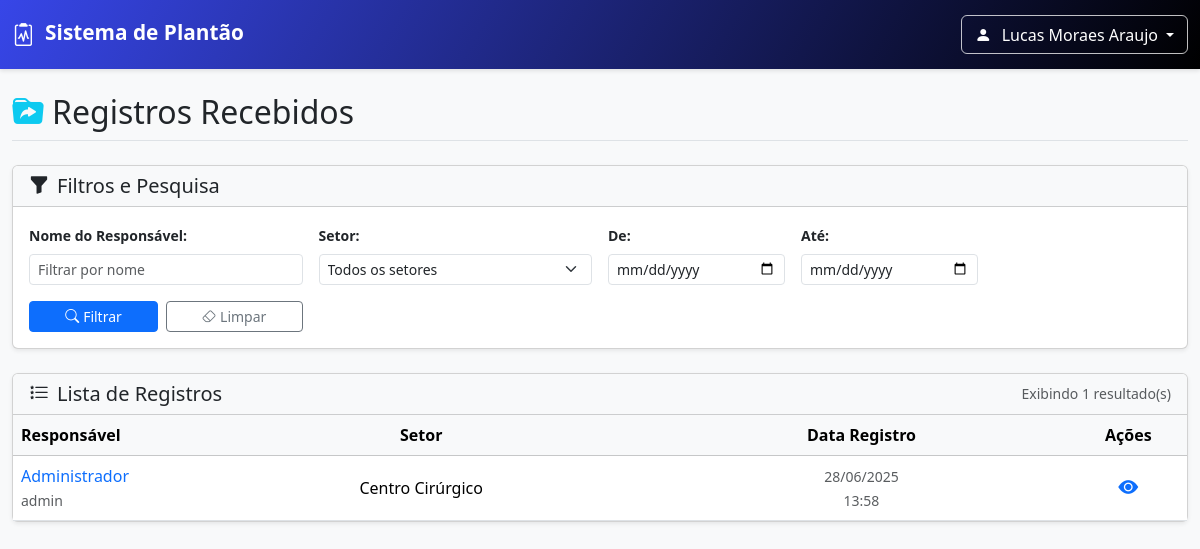
The app's page /forms (signed in) with its own data.
### db.py (models this page shows, shortened)
class User(db.Model, UserMixin):
    __tablename__ = 'users'
    id = db.Column(db.Integer, primary_key=True)
    name = db.Column(db.String(100), nullable=False)
    username = db.Column(db.String(50), unique=True, nullable=False)
    password = db.Column(db.String(200), nullable=False)
    profile = db.Column(db.String(200), nullable=False)
    email = db.Column(db.String(120), unique=True, nullable=False)
    is_active = db.Column(db.Boolean, default=True, nullable=False)
    creation_date = db.Column(db.DateTime, nullable=False, default=datetime.utcnow)
    last_login = db.Column(db.DateTime, nullable=True)
    forms = db.relationship('Form', back_populates='worker', lazy='dynamic')

class Form(db.Model):
    __tablename__ = 'forms'
    id = db.Column(db.Integer, primary_key=True)
    worker_id = db.Column(db.Integer, db.ForeignKey('users.id'), nullable=False)
    sector = db.Column(db.String(100), nullable=False)
    date_registry = db.Column(db.DateTime, nullable=False)
    observation = db.Column(db.Text, nullable=False)
    worker = db.relationship('User', back_populates='forms')

### routes/form.py (the view, shortened to what this page needs)
@form_bp.route("/forms")
@login_required
def forms():
    if "VER_RELATORIOS" not in current_user.profile and "ADMIN" not in current_user.profile:
        flash("Acesso negado! Você não tem permissão para visualizar os relatórios.", "danger")
        return redirect(url_for("main.panel"))
    data_inicio_str = request.args.get('data_inicio', '').strip()
    data_fim_str = request.args.get('data_fim', '').strip()
    tipo_data = request.args.get('tipo_data', 'registro').strip()
    filtro_setor = request.args.get('sector_filtro', '').strip()
    filtro_nome = request.args.get('name', '').strip().lower()
    query = select(Form).order_by(Form.date_registry.desc())
    if filtro_nome:
        query = query.join(User)
    if filtro_setor:
        query = query.where(Form.sector == filtro_setor)
    if filtro_nome:
        query = query.where(
            func.lower(User.name).like(func.lower(f"%{filtro_nome}%"))
        )
    all_forms = db.session.execute(query).scalars().all()
    return render_template(
        "form/forms.html",
        forms=all_forms,
        data_inicio_atual=data_inicio_str,
        data_fim_atual=data_fim_str,
        tipo_data_atual=tipo_data
    )

### routes/util.py (called while the page is built, shortened)
def format_date_filter(value, target_tz_str='Etc/GMT+3', format_str='%d/%m/%Y'):
    if value is None:
        return "N/A"
    if isinstance(value, date) and not isinstance(value, datetime):
        return value.strftime(format_str)
    dt_object = None
    if isinstance(value, datetime):
        dt_object = value
    if not isinstance(dt_object, datetime):
        return value
    dt_object_utc = dt_object.replace(tzinfo=timezone.utc) if dt_object.tzinfo is None else dt_object.astimezone(timezone.utc)
    try:
        target_tz = ZoneInfo(target_tz_str)
        local_dt = dt_object_utc.astimezone(target_tz)
        return local_dt.strftime(format_str)
    except Exception as e:
        print(f"AVISO: Erro na conversão de fuso ou formatação: {e}. Formatando como UTC.")
        return dt_object_utc.strftime(format_str)

### templates/form/forms.html (shortened to what this page needs)
{% extends "navbar.html" %}
{% block content %}
<div class="container-fluid py-4">
    <div class="d-flex justify-content-between align-items-center mb-4 pb-2 border-bottom">
        <h1 class="h2 mb-0"><i class="bi bi-folder-symlink-fill me-2 text-info"></i>Registros Recebidos</h1>
    </div>
    <div class="card shadow-sm mb-4">
        <div class="card-header bg-light">
            <h5 class="mb-0"><i class="bi bi-funnel-fill me-2"></i>Filtros e Pesquisa</h5>
        </div>
        <div class="card-body">
            <form method="GET" action="{{ url_for('form.forms') }}">
                <div class="row g-3 align-items-end">
                    <div class="col-md-4 col-lg-3">
                        <label for="filtro_nome" class="form-label fw-semibold small">Nome do Responsável:</label>
                        <input type="text" name="name" id="filtro_nome" class="form-control form-control-sm" placeholder="Filtrar por nome"
                            value="{{ request.args.get('name', '') }}">
                    </div>
                    <div class="col-md-4 col-lg-3">
                        <label for="filtro_setor" class="form-label fw-semibold small">Setor:</label>
                        <select name="sector_filtro" id="filtro_setor" class="form-select form-select-sm">
                            <option value="">Todos os setores</option>
                        </select>
                    </div>
                    <div class="col-md-4 col-lg-2">
                        <label for="filtro_data_inicio" class="form-label fw-semibold small">De:</label>
                        <input type="date" name="data_inicio" id="filtro_data_inicio"
                            class="form-control form-control-sm" value="{{ data_inicio_atual or '' }}">
                    </div>
                    <div class="col-md-4 col-lg-2">
                        <label for="filtro_data_fim" class="form-label fw-semibold small">Até:</label>
                        <input type="date" name="data_fim" id="filtro_data_fim" class="form-control form-control-sm"
                            value="{{ data_fim_atual or '' }}">
                    </div>
                    <div class="col-md-4 col-lg-3 d-flex align-items-end">
                        <div class="w-100 d-grid gap-2 d-sm-flex">
                            <button type="submit" class="btn btn-primary btn-sm flex-grow-1"><i
                                    class="bi bi-search me-1"></i>Filtrar</button>
                            <a href="{{ url_for('form.forms') }}"
                                class="btn btn-outline-secondary btn-sm flex-grow-1"><i
                                    class="bi bi-eraser me-1"></i>Limpar</a>
                        </div>
                    </div>
                </div>
            </form>
        </div>
    </div>
    <div class="card shadow-sm">
        <div class="card-header bg-light d-flex justify-content-between align-items-center">
            <h5 class="mb-0"><i class="bi bi-list-stars me-2"></i>Lista de Registros</h5>
            {% if forms.items is defined and forms.total is defined %}
            <small class="text-muted">Exibindo {{ forms.items|length }} de {{ forms.total }}
                resultados</small>
            {% elif forms|length > 0 %}
            <small class="text-muted">Exibindo {{ forms|length }} resultado(s)</small>
            {% endif %}
        </div>
        <div class="card-body p-0">
            <div class="table-responsive">
                <table class="table table-hover align-middle mb-0">
                    <thead class="table-light">
                        <tr>
                            <th scope="col" style="width: 15%;">Responsável</th>
                            <th scope="col" class="text-center">Setor</th>
                            <th scope="col" class="text-center">Data Registro</th>
                            <th scope="col" class="text-center" style="width: 10%;">Ações</th>
                        </tr>
                    </thead>
                    <tbody>
                        {% set forms_to_iterate = forms.items if forms.items is defined else forms %}
                        {% for f in forms_to_iterate %}
                        <tr>
                            <td>
                                <a href="{{ url_for('form.details_form', form_id=f.id) }}"
                                    class="text-decoration-none fw-medium">
                                    {{ f.worker.name | truncate(35, False) }}
                                </a>
                                <br><small class="text-muted">{{ f.worker.username | truncate(35, False) }}</small>
                            </td>
                            <td class="text-center">
                                {{ f.sector | default('N/A') }}
                            </td>
                            <td class="text-center">
                                <small class="text-muted">{{ f.date_registry | format_date_short if
                                    f.date_registry else 'N/A' }}</small>
                                <br><small class="text-muted">{{ f.date_registry | format_time if
                                    f.date_registry else 'N/A' }}</small>
                            </td>
                            <td class="text-center">
                                <a href="{{ url_for('form.details_form', form_id=f.id) }}"
                                    class="btn btn-sm btn-outline-primary border-0" title="Ver Detalhes">
                                    <i class="bi bi-eye-fill fs-5"></i>
                                </a>
                            </td>
                        </tr>
                        {% endfor %}
                    </tbody>
                </table>
            </div>
        </div>
    </div>
</div>
{% endblock %}

### templates/navbar.html (shortened to what this page needs)
<!DOCTYPE html>
<html lang="pt-br">
<head>
    <link href="https://cdn.jsdelivr.net/npm/bootstrap@5.3.3/dist/css/bootstrap.min.css" rel="stylesheet">
    <link rel="stylesheet" href="https://cdn.jsdelivr.net/npm/bootstrap-icons@1.11.3/font/bootstrap-icons.min.css">
    <link rel="stylesheet" href="{{ url_for('static', filename='main.css') }}">
</head>
<body>
    {% if current_user.is_authenticated %}
    <nav class="navbar navbar-expand-lg navbar-dark shadow-sm navbar-custom no-print">
        <div class="container-fluid">
            <a class="navbar-brand navbar-brand-custom" href="{{ url_for('main.panel') }}">
                <i class="bi bi-clipboard2-pulse"></i> Sistema de Plantão
            </a>
            <div class="d-flex align-items-center ms-auto">
                <div class="dropdown">
                    <button class="btn dropdown-toggle user-dropdown-button" type="button" id="userDropdownGlobal"
                        data-bs-toggle="dropdown" aria-expanded="false">
                        <i class="bi bi-person-fill"></i> {{ current_user.name }}
                    </button>
                </div>
            </div>
        </div>
    </nav>
    {% endif %}
    {% block content %}{% endblock %}
</body>
</html>

### static/main.css (style rules this page uses)
body { background-color: #f8f9fa; }
.navbar-brand-custom { font-weight: 600; font-size: 1.3rem; }
.navbar-brand-custom .bi { vertical-align: -0.125em; margin-right: 0.3rem; font-size: 1.1em; }
.user-dropdown-button { background-color: transparent; border: 1px solid rgba(255, 255, 255, 0.6); color: #fff; font-weight: 500; border-radius: 0.375rem; padding: 0.4rem 0.8rem; }
.user-dropdown-button .bi { margin-right: 0.4rem; }
.navbar-custom { background-image: linear-gradient(120deg, #3746e8 0%, #000000 100%); padding-top: 0.75rem; padding-bottom: 0.75rem; transition: background-image 0.3s ease-in-out; }
.navbar-custom .navbar-brand, .navbar-custom .nav-link, .navbar-custom .user-dropdown-button { color: #ffffff; }
.navbar-custom .user-dropdown-button { border-color: rgba(255, 255, 255, 0.75); }
.navbar-custom.shadow-sm { box-shadow: 0 0.125rem 0.25rem rgba(0, 0, 0, 0.1) !important; }

### records on screen
User: name "Lucas Moraes Araujo"
Form: worker.name "Administrador", worker.username "admin", sector "Centro Cirúrgico", date_registry "28/06/2025", date_registry "13:58"
